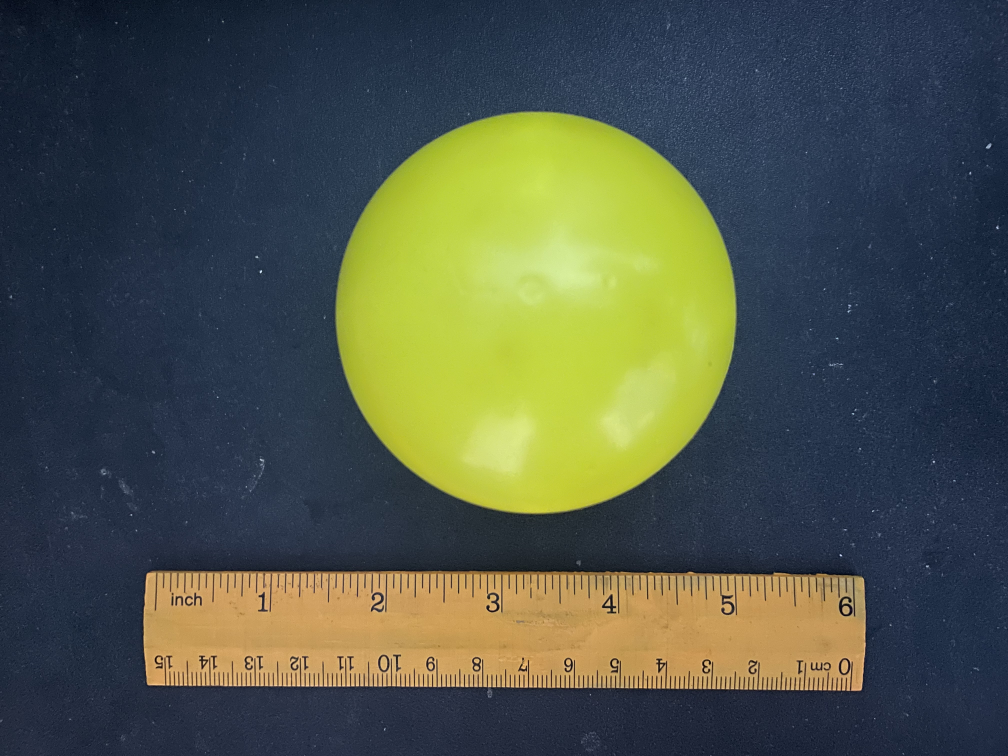
#> input picture IMG-0656.jpg, 4032 x 3024 px, found by its file name (shown at 1/4 size); the run also reads 2 pictures not shown here
$ jupyter execute 'volumetric analysis.ipynb'   (shell and % lines are left out)
#> lines starting #> are read from the running program, lines starting #| are printed output that depends on the picture; after the words box and inside, x2 and y2 are one past the last pixel; in counts of white or black regions, pixels touching at a corner belong together
## Table of Contents

1. [Problem Statement](#problem)<br>
    1.1. [Solution Abstract](#abstract)<br>

2. [Data Exploration](#explore)<br>
    2.1 [Import the packages](#import)<br>
    2.2 [Function Definition](#funcdef)<br>
    2.3 [Input Image](#inpimg)<br>
    2.4 [Image details](#imgdetails)<br>

3. [Data/Image Transformations](#trans)<br>
    3.1 [Gray scale transform](#grayimg)<br>
    3.2 [Image Resize](#imgresize)<br>
    3.3 [Gaussian blur transform](#gaussian)<br>
    3.4 [Hough transform](#hough)<br>
    3.5 [Image Segmentation (OTSU)](#otsu)<br>
    3.6 [Image dilation](#dilation)<br>

4. [Volume of the object](#volume)<br>

5. [Testing/Results](#results)<br>

6. [Conclusion](#conclusion)<br>

7. [Next steps](#nextsteps)<br>

8. [References](#references)<br>

9. [Azure Resources](#azure)<br>
<br>

### 1.0 Problem Statement <a id="problem"></a>

“Volumetric Analysis using Computer Vision”
<br>

<br>
The problem is to determine volume of an object (for example a tennis ball, golf ball etc.) from different perspectives of the same object captured from a mobile camera.<br>

Each image captured should have a ruler ( our usual calibrated ruler, of 15cm) which is placed in horizontal or vertical position in the image so that the ruler and its calibration are clearly visible. <br>

#### 1.1 Solution Abstract <a id="abstract"></a>

* Finding volume of an object using computer vision is an interesting challenge. The object can be measured physically using a ruler, but using computer vision to calibrate it is a bit challenging. <br>
* To address this challenge, the following approach is proposed. The demonstration that is shown here has an object and a ruler in the same image. This enables easy calibration of the radius or width of the object. The standard 6 inch/15 cm ruler is used for calibration. The ruler width (in pixels) are detected and used to find the volume of object. <br>
* The proposed method uses traditional computer vision techniques to find the object and its contours. The method uses preprocessing techniques, hough transform and contour detection. <br>
* The implementation is done on Azure compute using the free tier subscription. The notebook is used in Azure Machine Learning Services environment. <br>
* This approach is faster approach that works as Proof of Concept (PoC). In case of increase in the object category or increase in background complexity (or noises), this method can be supplemented further by using deep learning based object detection techniques. In this case, more data and a shallow neural network can be used. <br>
* This technique has been tested on various spherical objects and their results are provided in the final section. <br>
* The results are verified by manually measuring the radius of the object and found to be approximate. <br>
* Images are uploaded in github: https://github.com/gomathyshankar/volumetric-analysis.git <br>

### 2.0 Data Exploration <a id="explore"></a>

The data that I have captured contains: <br>
* A Spherical object - from different perspectives <br>
* A standard scale/ruler for calibration <br>

#### 2.1 Import the packages <a id="import"></a>

[cell 1]
import numpy as np
import cv2
import matplotlib.pyplot as plt
from sklearn.metrics.pairwise import euclidean_distances

[cell 2]
cv2.__version__

#### 2.2 Function Definition <a id="funcdef"></a>

[cell 3]
def get_shapes(c):
    """
    This function gets the contour coordinates and outputs the shape using
    approximations of polygonal curves to the specified precision.
    """
    # initialize the shape name and approximate the contour
    shape = "not identified"
    # Calculate the perimeter of the contour
    peri = cv2.arcLength(c, True)
    # Function to approcimate the contours to a shape
    approx = cv2.approxPolyDP(c, 0.04 * peri, True)
    # Triangle shape will have 3 vertices
    if len(approx) == 3:
        shape = "triangle"
    # if the shape has 4 vertices, it is either a square or
    # a rectangle
    elif len(approx) == 4:
        # compute the bounding box of the contour and use the
        # bounding box to compute the aspect ratio
        (x, y, w, h) = cv2.boundingRect(approx)
        ar = w / float(h)
        # a square will have an aspect ratio that is approximately
        # equal to one, otherwise, the shape is a rectangle
        shape = "square" if ar >= 0.95 and ar <= 1.05 else "rectangle"
    # if the shape is a pentagon, it will have 5 vertices
    elif len(approx) == 5:
        shape = "pentagon"
    # otherwise, assume the shape is a circle
    else:
        shape = "circle"
    # return the name of the shape and the approx coordinates
    return shape, approx

#### 2.3 Input Image <a id="inpimg"></a>

[cell 4]
img_file = r"volumetric-analysis/IMG-0656.jpg"

[cell 5]
img_org = cv2.imread(img_file)
#> img_org is the input picture: shape (3024, 4032, 3); mean B, G, R 72.2, 86.5, 78.7

f = plt.figure()
f.set_figwidth(20)
f.set_figheight(9)
plt.imshow(cv2.cvtColor(img_org, cv2.COLOR_BGR2RGB))
plt.show()

#### 2.4 Image details <a id="imgdetails"></a>

The next step is to get some details of the image. The resolution of the images are (3024x4032). The images are taken from my mobile phone and the details of the same can be found using PIL library.

[cell 6]
img_org.shape

[cell 7]
from PIL import Image
from PIL.ExifTags import TAGS

# open the image
image = Image.open(img_file)

# extracting the exif metadata
exifdata = image.getexif()
for tagid in exifdata:
    # getting the tag name instead of tag id
    tagname = TAGS.get(tagid, tagid)
    # passing the tagid to get its respective value
    value = exifdata.get(tagid)
    # printing the final result
    print(f"{tagname:25}: {value}")
#> this loop made 13 passes
#> (tagid, tagname, value) on passes 1 to 8: (322, 'TileWidth', 512), (323, 'TileLength', 512), (296, 'ResolutionUnit', 2), (34665, 'ExifOffset', 238), (271, 'Make', 'Apple'), (272, 'Model', 'iPhone 12'), (305, 'Software', '14.8'), (274, 'Orientation', 1)
#> (printed output is left out)

### 3.0 Data/Image Transformations <a id="trans"></a>

The next steps are to transform the image so that the segmentations results are accurate. The image segmentation algorithms often need the image to be noise-free, gray scale transformed images. Hence the first step is to perform the gray scale transform operation on the color image.

#### 3.1 Gray scale transform <a id="grayimg"></a>

[cell 8]
gray_img = cv2.cvtColor(img_org, cv2.COLOR_BGR2GRAY)
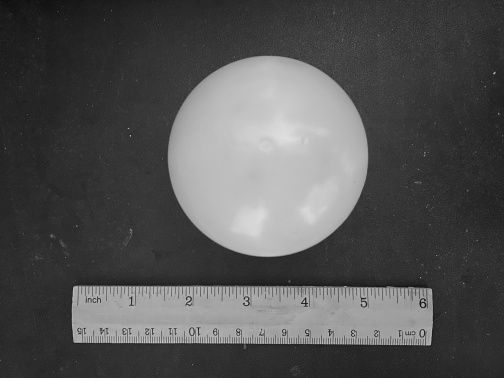
#> gray_img: shape (3024, 4032) (shown at 1/8 size); min 0, max 246, mean 82.6

plt.imshow(gray_img, cmap="gray")
plt.show()

#### 3.2 Image resize <a id="imgresize"></a>

The images are of resolution (3Kx4K). Usually the processing of image on bigger images is time consuming and the recommendations are to lower the dimensions of the images by a certain percentage.

[cell 9]
#percent by which the image is resized
scale_percent = 20

#calculate the 50 percent of original dimensions
width = int(gray_img.shape[1] * scale_percent / 100)
height = int(gray_img.shape[0] * scale_percent / 100)

# dsize
dsize = (width, height)

res_color = cv2.resize(img_org, dsize)
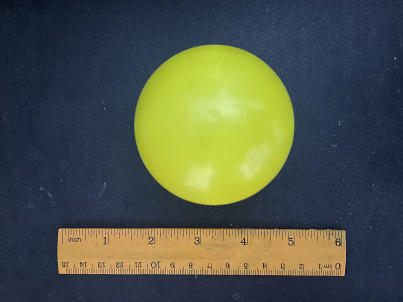
#> res_color: shape (604, 806, 3) (shown at 1/2 size); mean B, G, R 72.1, 86.4, 78.6
res_color_copy = res_color.copy()
res_img = cv2.resize(gray_img, dsize)
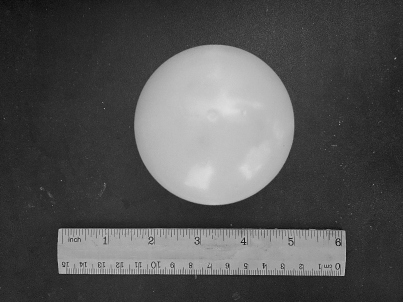
#> res_img: shape (604, 806) (shown at 1/2 size); min 1, max 236, mean 82.5

#### 3.3 Gaussian blur transform <a id="gaussian"></a>

The background contains some spurious noise because of various factors pertaining to the illumination and the image quality. Gaussian blur reduces these type of noise by convolving a smoothening kernel over the image.
Here (7,7) is the size of the kernel.

[cell 10]
blurred = cv2.GaussianBlur(res_img, (7, 7), 0)

plt.imshow(blurred, cmap="gray")
plt.show()

#### 3.4 Hough transform <a id="hough"></a>

* The object in the picture is a spherical object. Hence we use Hough transform to localize the spherical object in the image. <br>
* This is similar to the object detection algorithms but a faster version of it. We know that the prior is a circle shape and hence we use this cue to identify the spherical object from the image. <br>
* The minimum and maximum radius is defined in the Hough circles function. <br>

[cell 11]
circles_list = []
circles = cv2.HoughCircles(blurred, cv2.HOUGH_GRADIENT, 1.2, 100)
#> circles = [[427.8, 250.2, 160.4]]

[cell 12]
# ensure at least some circles were found
if circles is not None:
    # convert the (x, y) coordinates and radius of the circles to integers
    circles = np.round(circles[0, :]).astype("int")
#> circles = [[428, 250, 160]]

    # loop over the (x, y) coordinates and radius of the circles
    for (x, y, r) in circles:
        # draw the circle in the output image, then draw a rectangle
        # corresponding to the center of the circle
        circles_list.append([x,y])
        cv2.circle(res_color_copy, (x, y), r, (0, 0, 255), 4)
        cv2.rectangle(res_color_copy, (x - 5, y - 5), (x + 5, y + 5), (0, 128, 255), -1)
#> this loop made 1 pass
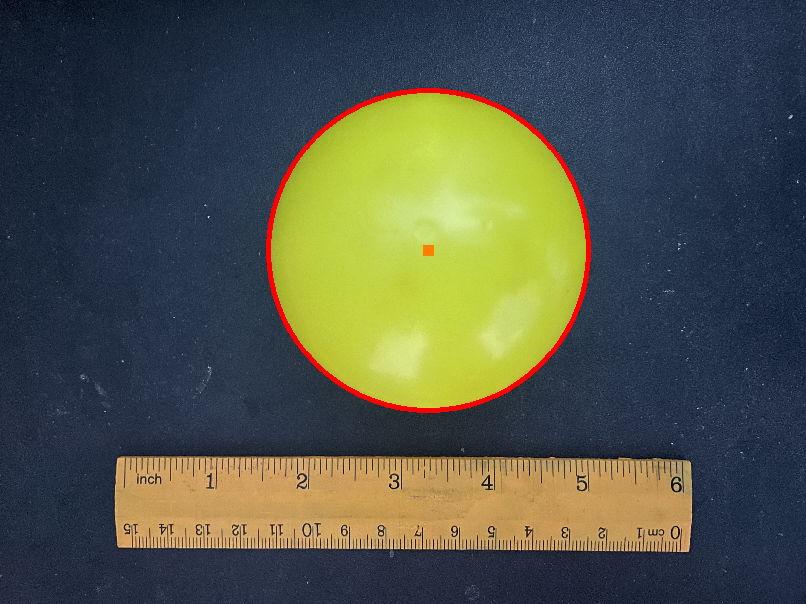
#> res_color_copy: shape (604, 806, 3); 1.04% of pixels changed, all inside (x1, y1, x2, y2) = (266, 88, 591, 413)
#> after the loop, circles_list = [[428, 250]]

[cell 13]
plt.imshow(cv2.cvtColor(res_color_copy, cv2.COLOR_BGR2RGB))
plt.show()

#### 3.5 Image Segmentation (OTSU) <a id="otsu"></a>

* After localizing with the object shape, the next important step is to calibrate the ruler. This can be done by identifying the width of the ruler and associate the width of the pixels to the scale in the ruler. <br>
* The standard ruler used here has 6 inches in its width. The ruler will have 4 coordinates - x,y,width and height. <br>
* The first step to find the width of the ruler is to start with image segmentation. There are various thresholding based segmentation approaches. One of the important algorithm is OTSU Segmentation. <br>
* OTSU Segmentation will work better in this scenario since the images that we are working with will have sharp and deep valley between two histogram peaks.

[cell 14]
T, threshInv = cv2.threshold(blurred, 0, 255, cv2.THRESH_BINARY | cv2.THRESH_OTSU)
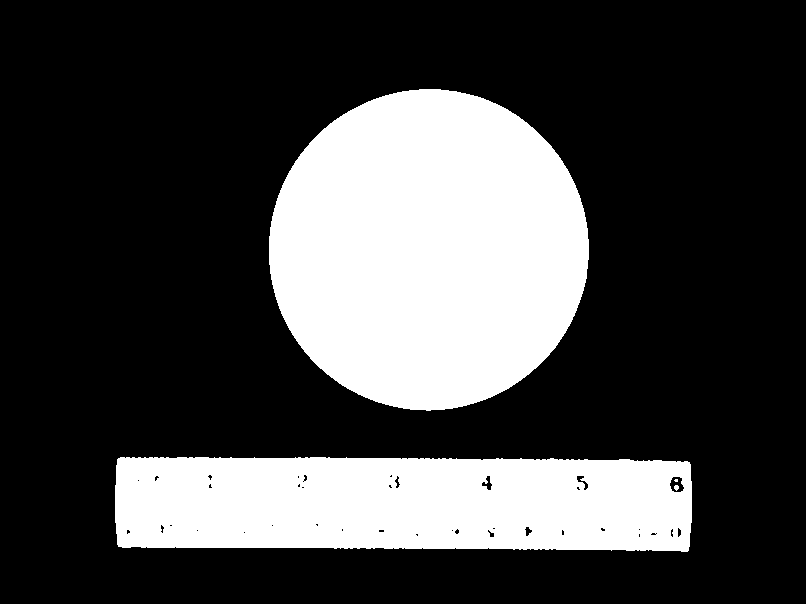
#> threshInv: shape (604, 806); 27.2% white; 4 white regions (1 under 20 px), largest, box (x1, y1, x2, y2) and area: (269, 89, 589, 411) 80714, (115, 457, 692, 552) 51428, (674, 485, 679, 491) 22
#> T = 111
#> (the rest of the program and of its run is left out)
